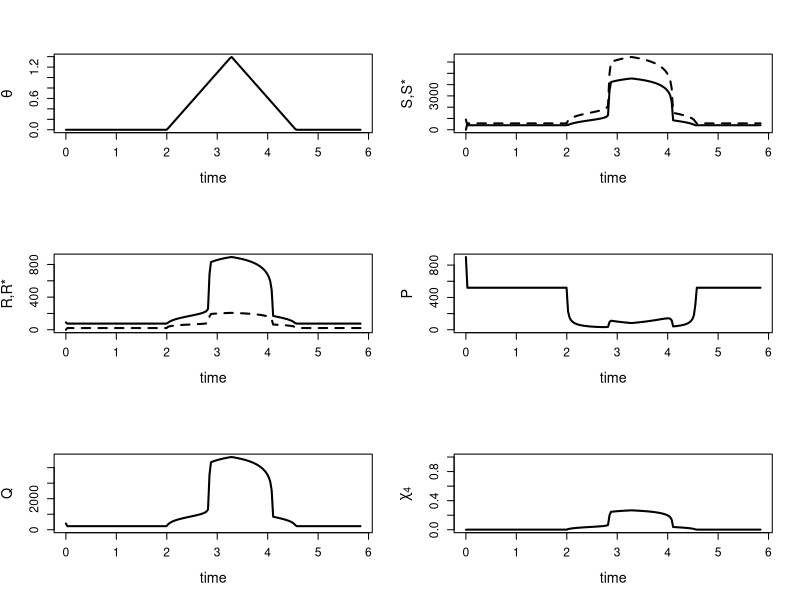

Reproduce this figure in R.
rm(list=ls()) #clears the working directory to start from a clean slate each time

# This code solves the SaeRS model in the manuscript using the invariant manifold.
# It simulates the nondimensional system

require(deSolve)	#load in the ODE solver package



###################
# external signal #
###################

#Assume that the external signal over time can be described by a piecewise linear function:

sgnlMax <- 1.4		#maximum for external signal, i.e. the degradation rate of P (modeling sequesestration of P as linear degradation/removal for simplicity)
tstart <- 2000000	#time when the ramping up commences
deltaT <- 1280000	#how long the signal requires to ramp to its maximum

#define the piecewise linear function describing the external signal
getSignal <- function(t) {
	if(t < tstart){0}else{
		if(t < tstart+deltaT){sgnlMax/deltaT*(t-tstart)}else{
			if(t < tstart+2*deltaT){sgnlMax - sgnlMax/deltaT*(t-tstart-deltaT)}else{0}
		}
	}
}
	

##############
# Parameters #		#description of parameter, [units of parameter]
##############


k1 <- 30   		#maximum rate at which P de-phosphorylates S* to S, [1/minutes]
k2 <- 80		#maximum rate at which Q de-phosphorylates S* to S, [1/minutes]
k3 <- 0.0085		#maximum rate at which S de-phosphorylates R* to R, [1/minutes]
k4 <- 0.0094		#maximum rate at which S* phosphorylates R to R*,   [1/minutes]
	
KP <- 10		#half-saturation constant for the enzyme P de-phosphorylating S, [concentration]
KQ <- 10		#half-saturation constant for the enzyme Q de-phosphorylating S, [concentration]
KRstar <- 10		#half-saturation constant for the enzyme S de-phosphorylating R*, [concentration]
KR <- 10		#half-saturation constant for the enyme S* phosphorylating R, [concentration]

kp3 <- 10		#baseline P3 promoter activity, [concentration/minute]
kp1 <- 42*kp3		#activated P1 promoter activity, [concentration/minute]

ks <- 90		#baseline rate of intrinsic phosphorylation of S, [1/minutes]
ksstar <- 5		#baseline rate of intrinsic de-phosphorylation of S*, [1/minutes]

beta <- .01		#mass-action constant for R* binding to free promoter site, [1/concentration/minutes]
k <- .8		#unbinding rate for R* molecules bound to promoter site, [1/minutes]

deltaR <- 1/9		#basal degradation/removal rate of R,R* molecules, [1/minutes]
deltaS <- 1/90		#basal degradation/removal rate of S,S* molecules, [1/minutes]
deltaP <- 1/90		#basal degradation/removal rate of P molecules, [1/minutes] 
deltaQ <- 1/40		#basal degradation/removal rate of Q molecules, [1/minutes]
deltaRstar <- deltaR

epsilon1 <- 1/90	#degradation rate for R* molecules when 1 promoter site is occupied, [1/minutes]
epsilon2 <- 1/10	#degradation rate for R* molecules when 2 promoter sites are occupied, [1/minutes]
epsilon3 <- 1/10	#degradation rate for R* molecules when 3 promoter sites are occupied, [1/minutes]
epsilon4 <- 1/10	#degradation rate for R* molecules when all 4 promoter sites are occupied, [1/minutes]
epsilon  <- epsilon1	#unequal values of these rates might result from stabilization/dimerization of R* molecules when bound to the promoter

xi	<- kp3/KP/2 #baseline production of SaeQ and SaeP (modeled deterministically, but ought to be stochastic)

#############
# timesteps #
#############

tEnd <- tstart+3*deltaT		#run the system with a slowly varying signal over a long period of time so we can ignore transient effects/visualize equilibrium behavior
DT <- 100			#temporal resolution for solver; can be rather coarse


##########################
# differential equations #
##########################

F <- function(Time, state, Pars) {
	with(as.list(c(state, Pars)), {


		chi4	<- z^4

		ds  	<- kp3/KP + kp1/KP*chi4 - ks*s - deltaS*s + ksstar*sigma + k1*sigma*p/(1+sigma) + k2*sigma*q/(KQ/KP+sigma) + k4*sigma*r/(1 + r) - k3*s*rho/(1+rho) 
		dsigma  <- -k1*sigma/(1 + sigma)*p-k2*sigma*q/(KQ/KP+sigma) + ks*s -(ksstar+deltaS)*sigma - k4*sigma*r/(1 + r)+k3*s*rho/(1+rho) 
		dr  	<- kp3/KR + kp1/KR*chi4 - deltaR*r + k3*s*KP/KR*rho/(1+rho) - k4*sigma*KP/KR*r/(1+r)
		drho  <-  -beta*rho*4*(1-z) + k*4*z/KRstar + k4*sigma*KP/KRstar*r/(1+r) - k3*s*KP/KRstar*rho/(1+rho) - deltaRstar*rho
		dp 	<- xi + kp1/KP*chi4-deltaP*p-p*getSignal(Time)
		dq	<- xi + kp1/KP*chi4-deltaQ*q
		dz	<- beta*rho*KRstar*(1-z) - (k+epsilon)*z	

	return(list(c(ds,dsigma,dr,drho,dp,dq,dz)))
	})
}



#########################
# set up and run solver #
#########################

pars <- c()				#defined parameters globally (sue me); feed in an empty "parameter" vector so the solver doesn't throw an error

Times <- seq(0, tEnd, by = DT)		#define timesteps

y0 <- c(s=kp3/deltaS/KP,sigma=0,r=kp3/deltaR/KR,rho=0.1/KRstar,p=kp3/deltaP/KP,q=kp3/deltaQ/KP,z=0)	#initial condition

out<- as.data.frame(ode(y0, Times, F, pars)) 		#solve the system! place solution in a dataframe called "out" (short for output)

out$S = out$s * KP					#undo the scaling; ensure we get the same solution as solving the original system
out$Sstar = out$sigma*KP
out$R = out$r*KR
out$Rstar = out$rho*KRstar
out$P = out$p * KP
out$Q = out$q * KP

out$sgnl <- sapply(out$time, getSignal )		#external signal is a time-dependent function fed into the ODE; obtain that signal for plotting

rbPal <- colorRampPalette(c('red','blue'))		#load a color palette for plotting bifurcation diagrams, if so desired

out$Col <- rbPal(1000)[as.numeric(cut(out$time,breaks = 1000))]		#this adds a column of color values based on the values

# thin out the times a little bit to make plotting easier
ind = seq(1,dim(out)[1],length=200)
ind = round(ind)
out=out[ind,]
out$time=out$time/1e6

#################
# plot solution #
#################


#setEPS()
#postscript("ramp_experiment.eps")

par(mfrow=c(3,2))		#make 4 plots in a 2x2 array

cxax=1.1
cxlb = 1.3

plot(sgnl~time,out,type='l',ylab=bquote(theta),xlab='time',lwd=2,cex.axis=cxax,cex.lab=cxlb)

plot(S~time,out,type='l',ylim=c(0,max(out$S,out$Sstar)),
	ylab='S,S*',lwd=2,cex.axis=cxax,cex.lab=cxlb)
lines(Sstar~time,out,lty='dashed',lwd=2)

plot(R~time,out,type='l',ylim=c(0,max(out$R,out$Rstar)),
	ylab='R,R*',lwd=2,cex.axis=cxax,cex.lab=cxlb)
lines(Rstar~time,out,lty='dashed',lwd=2)

plot(P~time,out,type='l',ylim=c(0,max(out$P)),ylab='P',lwd=2,cex.axis=cxax,cex.lab=cxlb)

plot(Q~time,out,type='l',ylim=c(0,max(out$Q)),ylab='Q',lwd=2,cex.axis=cxax,cex.lab=cxlb)

plot(z^4~time,out,type='l',ylim=c(0,1 ),ylab=bquote(chi[4]),lwd=2,cex.axis=cxax,cex.lab=cxlb)
	
#dev.off()

#make a bifurcation curve with direction arrows for time
#x11()
#par(mfrow=c(1,1))
#plot(Rstar~sgnl,out,type='l',xlab=bquote(theta),ylab=bquote(R^'*'))

inds = round( c(1/4 * dim(out)[1], 1/2 * dim(out)[1] ))
spc = 30

#for(arrow in 1:length(inds)){
	
#arrows( x0=out$sgnl[inds[arrow]-spc], y0 = out$Rstar[inds[arrow]-spc],
#		x1 = out$sgnl[inds[arrow]+spc], y1=out$Rstar[inds[arrow]+spc]  )

#}
